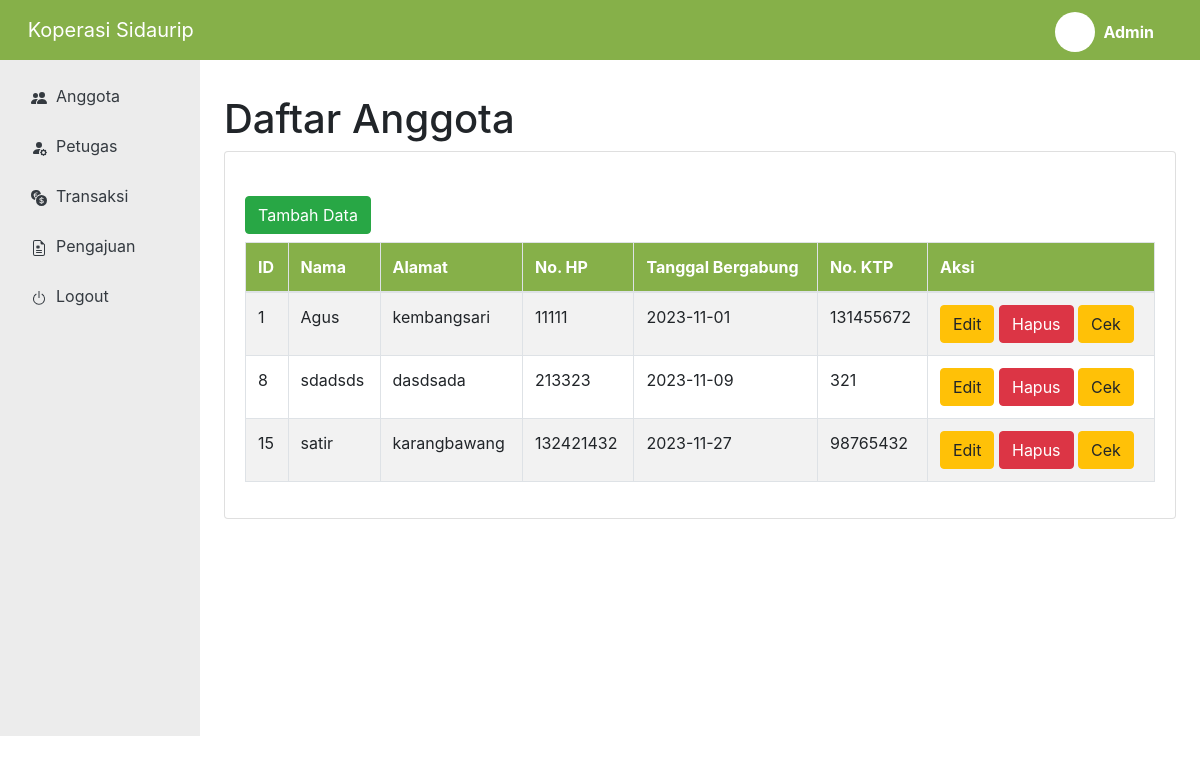
/views/admin/anggota/index.php, run on the app's committed database.
### tables this page shows
CREATE TABLE `anggota` (
  `id_anggota` int NOT NULL,
  `nama_anggota` varchar(50) NOT NULL,
  `alamat` varchar(50) NOT NULL,
  `no_hp` int NOT NULL,
  `tgl_gabung` date NOT NULL,
  `no_ktp` int NOT NULL
);

### controllers/anggotaController.php (called while the page is built, shortened)
<?php
include_once '../../../models/anggota.php';
class anggotaController
{
    private $model;
    public function __construct($db)
    {
        $this->model = new anggota($db);
    }
    public function getAllAnggota()
    {
        return $this->model->getAllanggota();
    }
}

### models/anggota.php (called while the page is built, shortened)
<?php
class anggota
{
    private $koneksi;
    public function __construct($db)
    {
        $this->koneksi = $db;
    }
    public function getAllAnggota()
    {
        $query = "SELECT * FROM  anggota";
        $result = mysqli_query($this->koneksi, $query);
        return $result;
    }
}

### views/admin/anggota/index.php (the view, shortened to what this page needs)
<?php
include_once '../../../config.php';
include_once '../../../controllers/anggotaController.php';
$database = new database;
$db = $database->getKoneksi();
$anggotaController = new anggotaController($db);
$anggota = $anggotaController->getAllAnggota();
?>
<?php include '../../../header_petugas.php'; ?>
<div class="pagetitle" style="margin-top: 10%;">
    <h1>Daftar Anggota</h1>
</div>
<section class="section dashboard">
    <div class="row">
        <div class="col-12">
            <div class="card recent-sales overflow-auto">
                <div class="card-body">
                    <a href='tambah_anggota' class="btn btn-success mb-2 mt-4">Tambah Data</a>
                    <table class="table table-bordered table-striped">
                        <thead class="" style="background-color: #86b049; color: white; border-color: black;">
                            <tr>
                                <th scope="col">ID</th>
                                <th scope="col">Nama</th>
                                <th scope="col">Alamat</th>
                                <th scope="col">No. HP</th>
                                <th scope="col">Tanggal Bergabung</th>
                                <th scope="col">No. KTP</th>
                                <th scope="col">Aksi</th>
                            </tr>
                        </thead>
                        <tbody>
                            <?php foreach ($anggota as $x) { ?>
                                <tr>
                                    <td>
                                        <?php echo $x['id_anggota']; ?>
                                    </td>
                                    <td>
                                        <?php echo $x['nama_anggota']; ?>
                                    </td>
                                    <td>
                                        <?php echo $x['alamat']; ?>
                                    </td>
                                    <td>
                                        <?php echo $x['no_hp']; ?>
                                    </td>
                                    <td>
                                        <?php echo $x['tgl_gabung']; ?>
                                    </td>
                                    <td>
                                        <?php echo $x['no_ktp']; ?>
                                    </td>
                                    <td>
                                        <a class="btn btn-warning" href="edit_anggota<?php echo $x['id_anggota']; ?>">Edit</a>
                                        <a class="btn btn-danger" href="hapus_anggota<?php echo $x['id_anggota']; ?>" onclick="return confirm('Apakah anda ingin menghapus data ini')">Hapus</a>
                                        <a class="btn btn-warning" href="cek<?php echo $x['id_anggota']; ?>">Cek</a>
                                    </td>
                                </tr>
                            <?php } ?>
                        </tbody>
                    </table>
                </div>
            </div>
        </div>
    </div>
    </div>
<?php include '../../../footer_petugas.php'; ?>

### data on the page
anggota: id_anggota "1", nama_anggota "Agus", alamat "kembangsari", no_hp "11111", tgl_gabung "2023-11-01", no_ktp "131455672"
anggota: id_anggota "8", nama_anggota "sdadsds", alamat "dasdsada", no_hp "213323", tgl_gabung "2023-11-09", no_ktp "321"
anggota: id_anggota "15", nama_anggota "satir", alamat "karangbawang", no_hp "132421432", tgl_gabung "2023-11-27", no_ktp "98765432"
